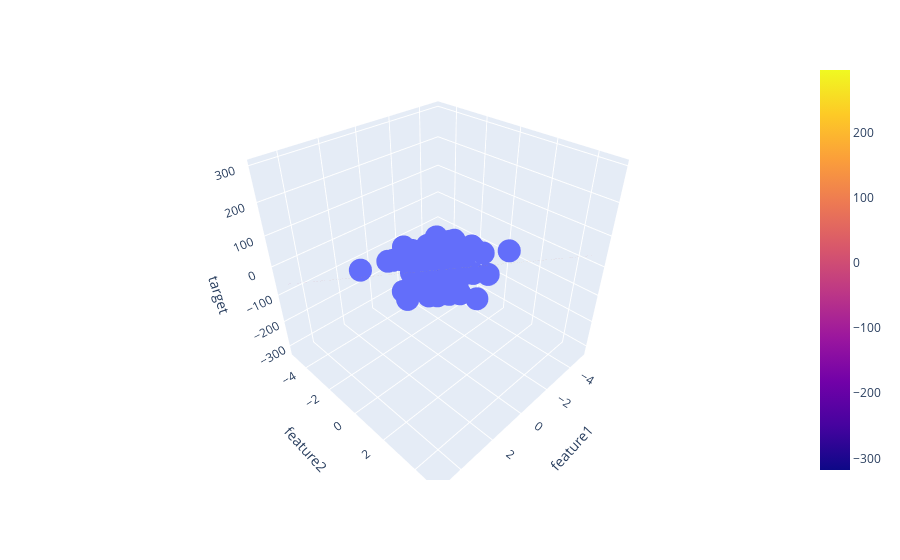

Here is the notebook cell this chart was saved with:
### Markdown cell above
# Data Scatter plot

### Code cell
fig = px.scatter_3d(df, x='feature1', y='feature2', z='target')

fig.add_trace(go.Surface(x = x, y = y, z =z ))

fig.show()
